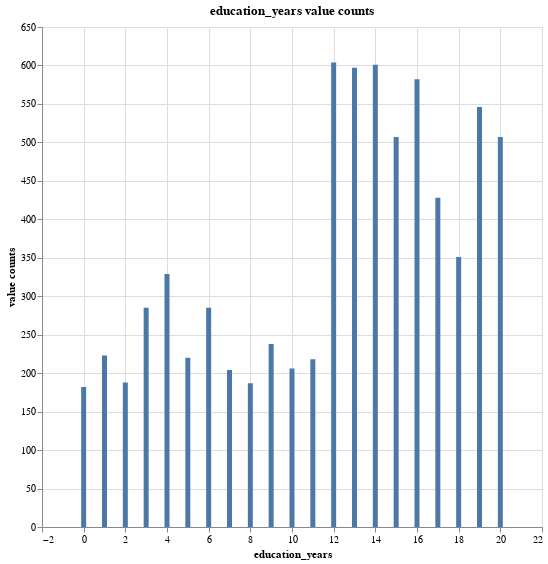

Source (notebook cell):
### Markdown cell above
## `education_years` 
The number of years of formal education the individual has completed (Range: 0-20 years). The variable is numerical. The most number of years of reveived education is 12 to 14 years

![image.png](attachment:131d7121-32d9-4ce8-8843-dd14fe220b90.png)

### Code cell
age_grouped.group_by('education_years').len().rename({'len':'value counts'}).plot.bar(x='education_years', y='value counts').properties(width=500, height=500, title="education_years value counts")

### Figure 1 — Vega-Lite specification as saved in the notebook (floating-point values rounded to 4 significant figures)
{"config": {"view": {"continuousWidth": 300, "continuousHeight": 300}}, "data": {"name": "data-62f607edc5f46c4369f35e51e811ff66"}, "mark": {"type": "bar", "tooltip": true}, "encoding": {"x": {"field": "education_years", "type": "quantitative"}, "y": {"field": "value counts", "type": "quantitative"}}, "height": 500, "params": [{"name": "param_4", "select": {"type": "interval", "encodings": ["x", "y"]}, "bind": "scales"}], "title": "education_years value counts", "width": 500, "$schema": "https://vega.github.io/schema/vega-lite/v5.20.1.json", "datasets": {"data-62f607edc5f46c4369f35e51e811ff66": [{"education_years": 15, "value counts": 507}, {"education_years": 20, "value counts": 507}, {"education_years": 5, "value counts": 220}, {"education_years": 7, "value counts": 204}, {"education_years": 12, "value counts": 604}, {"education_years": 11, "value counts": 218}, {"education_years": 1, "value counts": 223}, {"education_years": 19, "value counts": 546}, {"education_years": 0, "value counts": 182}, {"education_years": 8, "value counts": 187}, {"education_years": 13, "value counts": 597}, {"education_years": 2, "value counts": 188}, {"education_years": 6, "value counts": 285}, {"education_years": 18, "value counts": 351}, {"education_years": 4, "value counts": 329}, {"education_years": 14, "value counts": 601}, {"education_years": 16, "value counts": 582}, {"education_years": 10, "value counts": 206}, {"education_years": 3, "value counts": 285}, {"education_years": 17, "value counts": 428}, {"education_years": 9, "value counts": 238}]}}
